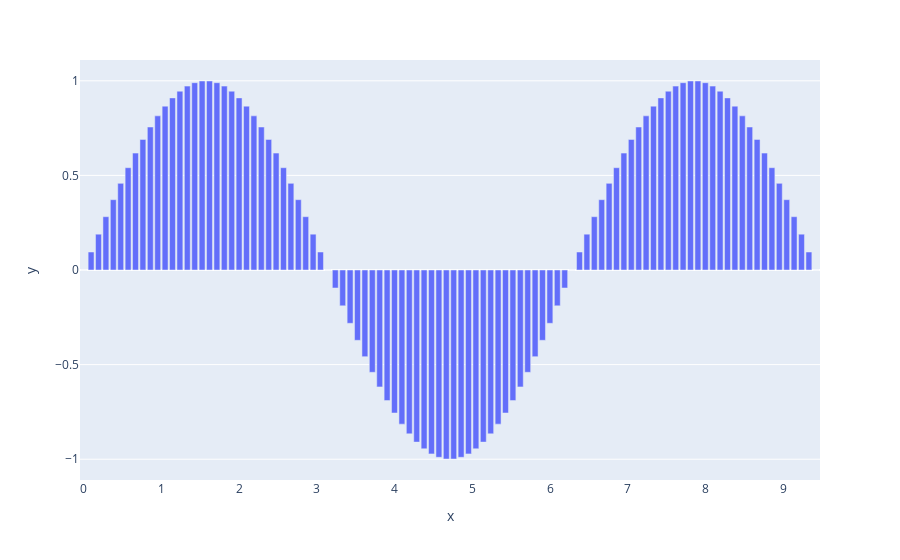

The notebook cell saved with this chart:
### Code cell
# plotly bar plot
fig = px.bar(x=x, y=y)
fig.show()
